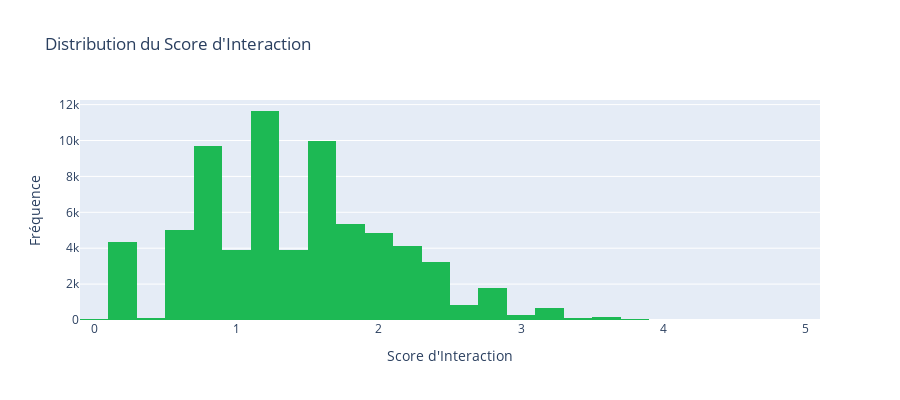

The notebook cell saved with this chart:
### Markdown cell above
16 : Visualisation de la distribution du score d'interaction

### Code cell
# Visualisation du score d'interaction
import plotly.graph_objects as go

fig = go.Figure()

fig.add_trace(go.Histogram(
    x=df['interaction_score'],
    nbinsx=50,
    name='Distribution',
    marker_color='#1DB954'
))

fig.update_layout(
    title='Distribution du Score d\'Interaction',
    xaxis_title='Score d\'Interaction',
    yaxis_title='Fréquence',
    height=400,
    showlegend=False
)

fig.show()

print("\n✅ Preprocessing terminé! Les données sont prêtes pour la modélisation.")

### Figure 1 — Plotly figure (JSON) as saved in the notebook; plotly's stock layout.template omitted (floating-point values rounded to 4 significant figures; data arrays with more than 128 entries replaced by an {"elided": "..."} marker saying what was removed)
{"data": [{"marker": {"color": "#1DB954"}, "name": "Distribution", "nbinsx": 50, "type": "histogram", "x": {"elided": "70129 float values"}}], "layout": {"height": 400, "showlegend": false, "title": {"text": "Distribution du Score d'Interaction"}, "xaxis": {"title": {"text": "Score d'Interaction"}}, "yaxis": {"title": {"text": "Fréquence"}}}}
